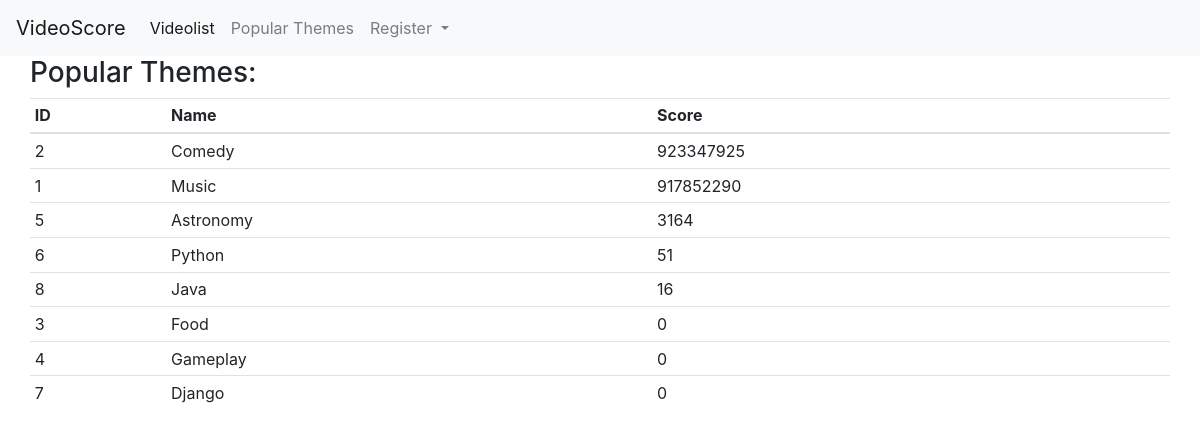
The app's page /get_popular_themes with its own data.
### videoScore/models.py (models this page shows, shortened)
class Theme(models.Model):
    name = models.CharField(max_length=100)
    score = models.BigIntegerField(default=0)

### videoScore/views.py (the view)
# urls.py: path('get_popular_themes', get_popular_themes, name='popular_themes'),
def get_popular_themes(request):
    data = {}
    themes_data = {}
    themes = Theme.objects.all()
    for t in themes:
        theme_score = 0
        video = Video.objects.filter(themes=t.id)
        for v in video:
            video_score = videoScore(v.id, v.date_uploaded, v.views)
            theme_score += video_score
        t.score = theme_score
        t.save()
    data['themes'] = Theme.objects.all().order_by('-score')
    return render(request, 'videoScore/popular_themes.html', data)

### videoScore/views.py (called while the page is built)
def videoScore(v_id, date_uploaded, views):
    Score = 0
    thumbs_up = Thumb.objects.filter(is_positive=True, video=v_id).count()
    thumbs_down = Thumb.objects.filter(is_positive=False, video=v_id).count()
    try:
        ThumbsUp = thumbs_up/(thumbs_up+thumbs_down)
    except ZeroDivisionError:
        ThumbsUp = 0
    positive_comments = Comment.objects.filter(is_positive=True, video=v_id).count()
    negative_comments = Comment.objects.filter(is_positive=False, video=v_id).count()
    try:
        GoodComments = positive_comments/(positive_comments+negative_comments)
    except ZeroDivisionError:
        GoodComments = 0
    PositivityFactor = 0.7 * GoodComments + 0.3 * ThumbsUp
    today = date.today()
    days_since_upload = abs(date_uploaded - today)
    TimeFactor = max(0, 1 - (days_since_upload.days/365))
    Score = views * TimeFactor * PositivityFactor
    return Score

### videoScore/templates/videoScore/popular_themes.html
{% extends "layout.html" %}
{% load static %}
{% block content %}
<div class="row">
    <h3>Popular Themes:</h3>
</div>
<div class="row">
        <table class="table table-sm">
          <thead>
            <tr>
              <th>ID</th>
              <th>Name</th>
              <th>Score</th>
            </tr>
          </thead>
          <tbody>
            {% for t in themes %}
            <tr>
                <td>{{ t.id }}</td>
                <td>{{ t.name }}</td>
                <td>{{ t.score }}</td>
            </tr>
            {% endfor %}
            </tbody>
        </table>
      </div>
{% endblock %}

### records on screen
Theme: id "2", name "Comedy", score "923347925"
Theme: id "1", name "Music", score "917852290"
Theme: id "5", name "Astronomy", score "3164"
Theme: id "6", name "Python", score "51"
Theme: id "8", name "Java", score "16"
Theme: id "3", name "Food", score "0"
Theme: id "4", name "Gameplay", score "0"
Theme: id "7", name "Django", score "0"
